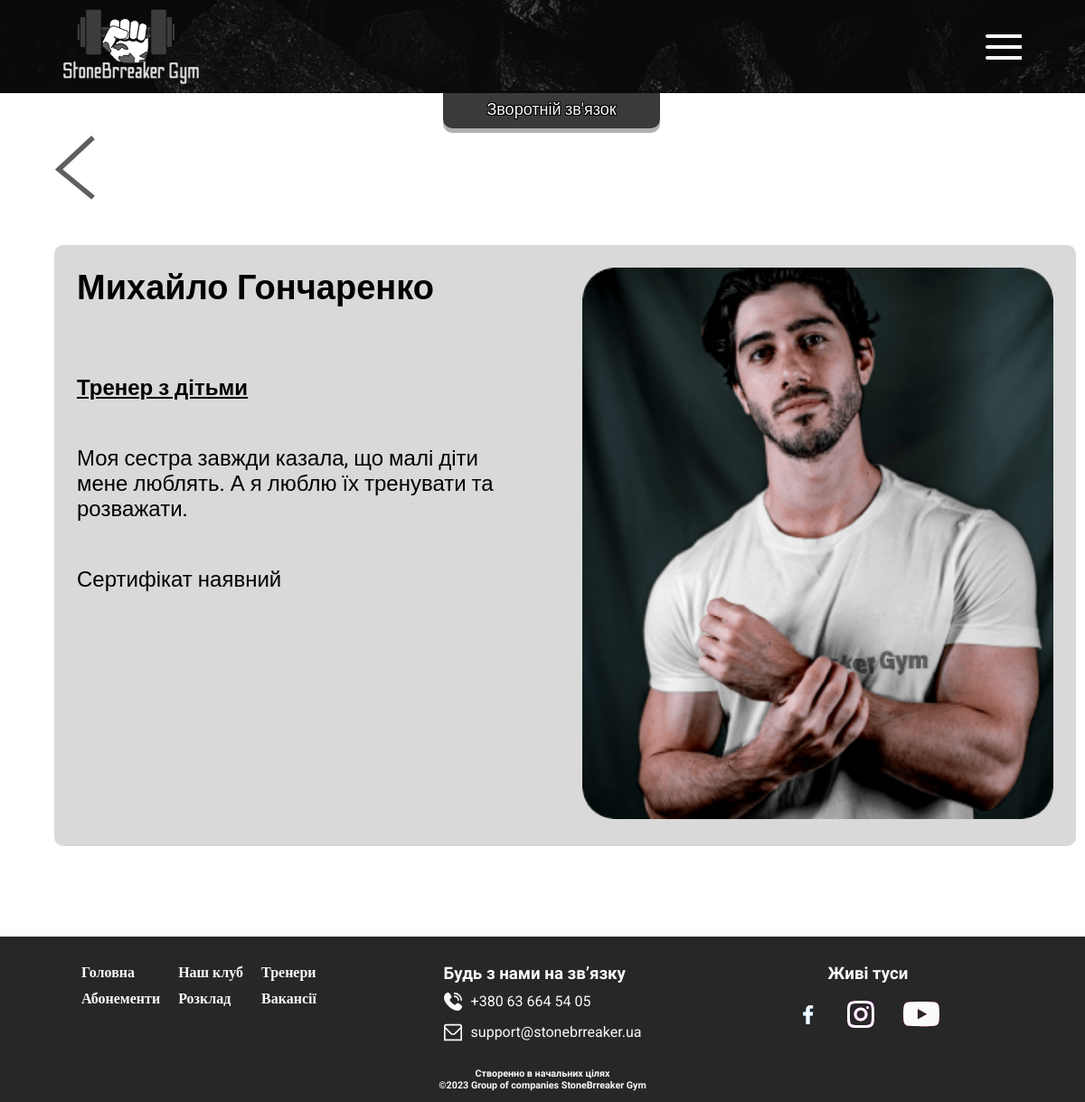
Page /trainers-act.php?id=Tr4 on the committed database.
### tables this page shows
CREATE TABLE `trainers` (
  `id` varchar(10) NOT NULL,
  `id_train_home` varchar(10) DEFAULT NULL,
  `image` varchar(50) DEFAULT NULL,
  `name` varchar(50) DEFAULT NULL,
  `id_trainers_type` varchar(10) DEFAULT NULL,
  `information` text,
  `certificate` tinyint(1) DEFAULT NULL
);

CREATE TABLE `trainers_types` (
  `id_trainers_type` varchar(10) NOT NULL,
  `name_vacancies` varchar(50) DEFAULT NULL,
  `image` varchar(50) DEFAULT NULL,
  `fons` varchar(50) DEFAULT NULL
);

### trainers-act.php (the view, shortened to what this page needs)
<!DOCTYPE html>
<html lang="ukr">
<head>
   <link rel="stylesheet" type="text/css" href="css/style_trainers-act.css">
   <link rel="stylesheet" type="text/css" href="css/zero.css">
   <link rel="stylesheet" type="text/css" href="css/style_feedback.css">
</head>
<?
$connect_bd = mysqli_connect("localhost", "root", "", "StoneBreaker");
if (isset($_GET['id'])) {
   $trainer_id = $_GET['id'];
   $tr = mysqli_query($connect_bd, "SELECT `trainers`.*, `trainers_types`.`name_vacancies` FROM `trainers`, `trainers_types` WHERE `trainers`.`id_trainers_type`=`trainers_types`.`id_trainers_type` AND `trainers`.`id`='$trainer_id';");
   $resTr = mysqli_fetch_assoc($tr);
}
?>
<body>
   <div class="wrapper">
      <header class="navigator">
         <div class="conteiner">
            <div class="navigator__row">
               <a href="index.php"><img src="img/logo_1.svg" alt="" class="navigator__logo">
               </a>
               <div class="navigator__connect">
                  <a href="#" class="navigator__con feedbackOpen">Зворотній зв'язок</a>
               </div>
               <div class="navigator__burger">
                  <span></span>
               </div>
            </div>
         </div>
      </header>
      <main class="content">
         <div class="conteiner">
            <div class="trainers__flex">
               <h2 class="trainers__title title"><a href="trainers.php"><img src="img/icon/Exit.svg" alt="Назад до тренерів"></a></h2>
               <? if (isset($resTr)) { ?>
                  <div class="trainers__carts">
                     <div class="trainers__block">
                        <div class="trainers__carts-names">
                           <? echo $resTr['name']; ?>
                        </div>
                        <div class="trainers__carts-type">
                           <? echo $resTr['name_vacancies']; ?>
                        </div>
                        <div class="trainers__carts-info">
                           <? echo $resTr['information']; ?>
                        </div>
                        <div class="trainers__carts-certif">
                           Сертифікат
                           <?php
                           if ($resTr['certificate'] == 1) {
                              echo "наявний";
                           } else {
                              echo "на разі відсутній";
                           }
                           ?>
                        </div>
                     </div>
                     <img src="img/tainers/<? echo $resTr['image']; ?>" alt="photo-trainers" class="trainers__carts-image">
                  </div>
               <? } else { ?>
                  <h1 class="title" style="text-align: center;">Тренер не знайден</h1>
               <? } ?>
            </div>
         </div>
      </main>
      <footer class="footer">
         <div class="conteiner">
            <div class="footer__row">
               <div class="footer__body">
                  <div class="footer__menu menu">
                     <ul class="footer__punct-menu">
                        <li class="navigator__grid-1 navigator__grid"><a href="index.php">Головна</a></li>
                        <li class="navigator__grid-2 navigator__grid"><a href="our-club.php">Наш клуб</a></li>
                        <li class="navigator__grid-3 navigator__grid"><a href="subscription.php">Абонементи</a></li>
                        <li class="navigator__grid-4 navigator__grid"><a href="timetable.php">Розклад</a></li>
                        <li class="navigator__grid-5 navigator__grid"><a href="vacancies.php">Вакансії</a></li>
                        <li class="navigator__grid-6 navigator__grid"><a href="trainers.php">Тренери</a></li>
                     </ul>
                  </div>
                  <ul class="footer__connection">
                     <h3 class="footer__title">Будь з нами на зв’язку</h3>
                     <div class="footer__num">
                        <li><a href="tel:+380636645405">+380 63 664 54
                              05</a></li>
                     </div>
                     <div class="footer__email">
                        <li><a href="mailto:156student@mksumdu.info" class="footer__email">support@stonebrreaker.ua</a>
                        </li>
                     </div>
                  </ul>
                  <div class="footer__media">
                     <h3 class="footer__title">Живі туси</h3>
                     <div class="footer__icon">
                        <a class="footer__facebook" href="https://www.facebook.com/?locale=uk_UA" target="_blank"><img src="img/icon/icons8-facebook-f.svg" alt="Facebook"></a>
                        <a class="footer__insta" href="https://www.instagram.com/" target="_blank"><img src="img/icon/icons8-instagram.svg" alt="Instagram"></a>
                        <a class="footer__youtube" href="https://www.youtube.com/" target="_blank"><img src="img/icon/Vector.svg" alt="You Tube"></a>
                     </div>
                  </div>
               </div>
               <div class="footer__copirate">
                  <h6 style="text-align: center;">Створенно в начальних цілях <br>©2023 Group of companies StoneBrreaker
                     Gym</h6>
               </div>
            </div>
         </div>
      </footer>
   </div>
</body>
</html>

### css/style_trainers-act.css (style rules this page uses)
.trainers__flex { display: flex; flex-direction: column; height: 100%; width: 100%; margin: 150px 0px 100px 0px; }
.trainers__block { display: flex; flex-direction: column; justify-content: flex-start; align-items: flex-start; height: 100%; margin: 0px 50px 0px 0px; gap: 50px; font-size: 24px; transition: all 0.3s ease-out 0s; }
.trainers__carts { height: 630px; width: 100%; background: #D9D9D9; border-radius: 10px; padding: 25px 25px 10px 25px; display: flex; flex-direction: row; justify-content: space-between; gap: 10px; transition: all 0.4s ease-out 0s; text-align: center; }
.trainers__carts-image { height: 610px; border-radius: 35px; background-color: #f1f1f1; }
.trainers__carts-names { font-size: 38px; font-weight: 600; margin: 0px 0px 25px 0px; }
.trainers__carts-type { font-weight: 600; text-decoration: underline; }
.trainers__carts-info { text-align: left; }

### rows in the picture
trainers: name "Михайло Гончаренко", id_trainers_type.name_vacancies "Тренер з дітьми", information "Моя сестра завжди казала, що малі діти мене люблять. А я люблю їх тренувати та розважати.", image (picture)
